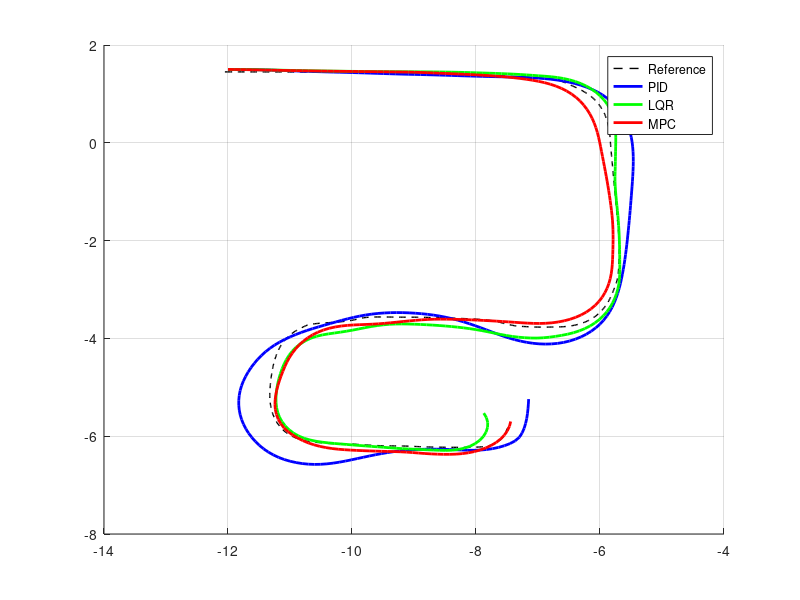

Write MATLAB code to recreate this figure.
close all; clear; clc;

addpath("./data/");

path = csvread("path.csv");
pid_car_path = csvread("pid_car.csv");
lqr_car_path = csvread("lqr_car.csv");
mpc_car_path = csvread("mpc_car.csv");

grid on; hold on;
plot(path(:, 1), path(:, 2), "k--", "LineWidth", 1);
plot(pid_car_path(:, 1), pid_car_path(:, 2), "b-", "LineWidth", 2);
plot(lqr_car_path(:, 1), lqr_car_path(:, 2), "g-", "LineWidth", 2);
plot(mpc_car_path(:, 1), mpc_car_path(:, 2), "r-", "LineWidth", 2);
legend("Reference", "PID", "LQR", "MPC");

pid_d = diff(pid_car_path);
lqr_d = diff(lqr_car_path);
mpc_d = diff(mpc_car_path);
path_d = diff(path);

pid_length = sum(sqrt(pid_d(:, 1) .^ 2 + pid_d(:, 2) .^ 2))
lqr_length = sum(sqrt(lqr_d(:, 1) .^ 2 + lqr_d(:, 2) .^ 2))
mpc_length = sum(sqrt(mpc_d(:, 1) .^ 2 + mpc_d(:, 2) .^ 2))
path_length = sum(sqrt(path_d(:, 1) .^ 2 + path_d(:, 2) .^ 2))
